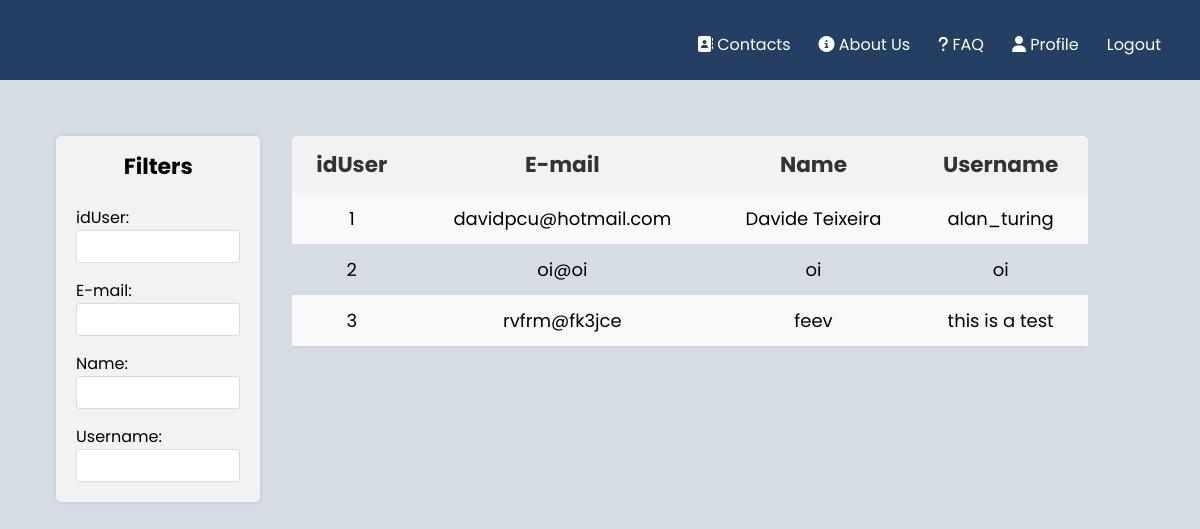
The page /pages/users_all.php (signed in) on the database as committed earlier.
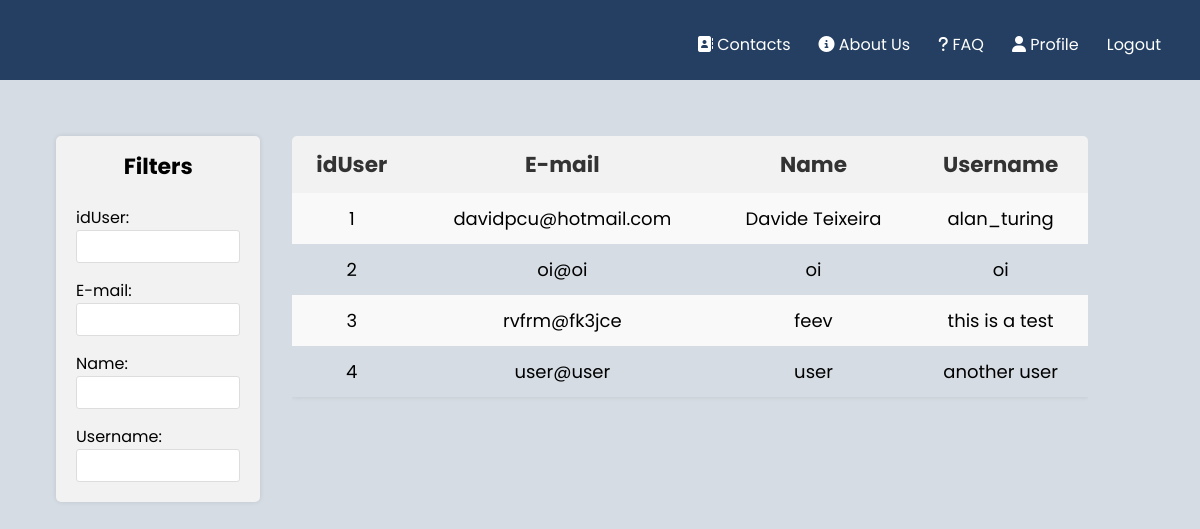
The same page on the database as committed later.
### tables this page shows
CREATE TABLE users(
    idUser integer primary key AUTOINCREMENT,
    email text UNIQUE,
    name text NOT NULL,
    username text UNIQUE NOT NULL,
    password text NOT NULL
);

### pages/users_all.php (called while the page is built, shortened)
<?php
    require_once(__DIR__ . '/../database/connection.db.php');
    include '../database/user.class.php';
    include '../utils/session.php';
    include '../templates/tickets.tpl.php';
    include '../templates/users_all.tpl.php';
    $session = new Session();
    $db = getDatabaseConnection();
    $user = User::getUserWithId($db, $session->getID());
    $users = User::getAllUsers($db);
    drawTicketsHeader($session);
    drawUsersAll($users);
?>

### utils/session.php (called while the page is built, shortened)
<?php
class Session{
      public function isLoggedIn() : bool {
        return isset($_SESSION['id']);
      }
      public function getID() : ?int {
        return isset($_SESSION['id']) ? $_SESSION['id'] : null;
      }
}
?>

### database/user.class.php (called while the page is built, shortened)
<?php
     class User{
        public function __construct(int $id, string $email, string $name, string $username){
            $this->id = $id;
            $this->email = $email;
            $this->name = $name;
            $this->username = $username;
        }
        static function getAllUsers(PDO $db){
            $stmt = $db->prepare('
              SELECT idUser, email, name, username
              FROM users');
            $stmt->execute();
            $ticketRows = $stmt->fetchAll(PDO::FETCH_ASSOC);
            $users = [];
            foreach ($ticketRows as $row){
                $user = new User(
                $row['idUser'],
                $row['email'],
                $row['name'],
                $row['username']);
                array_push($users, $user);
            }
            return $users;
        }
        static function getUserWithID(PDO $db, int $id) : ?User {
            $stmt = $db->prepare('
                SELECT u.idUser, u.email, u.name, u.username
                FROM users u JOIN admins a ON u.idUser = a.idAdmin
                WHERE u.idUser = ?');
            $stmt->execute(array($id));
            $row = $stmt->fetch(PDO::FETCH_ASSOC);
            if ($row !== false) {
                return new Admin($row['idUser'], $row['email'], $row['name'], $row['username']);
            }
            return null;
            }
     }
?>

### templates/users_all.tpl.php (the view, shortened to what this page needs)
<?php function drawUsersAll($users) { ?>
<main class="tab">
            <section class="sidebar">
                <h3>Filters</h3>
                <label for="isUserFilter">idUser:</label>
                <input type="text" id="idUserFilter">
                <br>
                <label for="emailFilter">E-mail:</label>
                <input type="text" id="emailFilter">
                <br>
                <label for="nameFilter">Name:</label>
                <input type="text" id="nameFilter">
                <br>
                <label for="usernameFilter">Username:</label>
                <input type="text" id="usernameFilter">
            </section>
        <section class="table-container">
            <table id="filter">
                    <th>idUser</th>
                    <th>E-mail</th>
                    <th>Name</th>
                    <th>Username</th>
                <?php
                    foreach($users as $user)
                        drawUserAll($user);
                ?>
            </table>
        </section>
    </main>
</body>
</html>
<?php } ?>
<?php function drawUserAll($user) { ?>
<tr>
    <td>
        <a href="../pages/profile_foreign.php?user=<?php echo urlencode($user->id) ?>">
            <?php echo $user->id ?> </a>
    </td>
    <td><?php echo $user->email ?></td>
    <td><?php echo $user->name ?></td>
    <td><?php echo $user->username ?></td>
</tr>
<?php } ?>

### templates/tickets.tpl.php (shortened to what this page needs)
<?php function drawTicketsHeader($session, $css = "") { ?>
    <!DOCTYPE html>
    <html lang = "en-Us">
    <head>
        <link href="../css/navLogin_style.css" rel="stylesheet">
        <link href="../css/tickets_style.css" rel="stylesheet">
        <link href="../css/newTicket.css" rel="stylesheet">
        <link href="../css/tickets_all.css" rel="stylesheet">
    </head>
    <body>
        <nav>
        <ul class = "navigation">
                <li class = "nav_elem"><a href = "../pages/contacts.php"><i class="fa-solid fa-address-book"></i> Contacts</a></li>
                <li class = "nav_elem"><a href = "../pages/about_us.php"><i class="fas fa-circle-info"></i> About Us</a></li>
                <li class = "nav_elem"><a href = "../pages/faq.php"><i class="fa-solid fa-question"></i> FAQ</a></li>
                <?php
                if (!$session->isLoggedIn()){
                    echo "<li class = \"nav-elem\"><a href=\"../pages/register.php\">Register</a></li>";
                    echo "<li class = \"nav-elem\"><a href=\"../pages/login.php\">Login</a></li>";
                }
                else{
                    echo "<li class = \"nav-elem\"><a href =\"../pages/profile.php\"><i class=\"fa-solid fa-user\"></i> Profile</a></li>";
                    echo "<form action=\"../actions/action_logout.php\" method=\"post\" class=\"logout\"><a href = \"#\" type=\"submit\" onclick=\"this.parentNode.submit(); return false;\">Logout</a></form>";
                }
                ?>
            </ul>
        </nav>
<?php } ?>

### css/navLogin_style.css (style rules this page uses)
.navigation { position: absolute; top: 16px; right: 25px; display: flex; }
nav a { text-decoration: none; color: white; padding: 14px; }
li { list-style: none; }
nav { background-color: #243f61; background-size: cover; background-position: center; padding: 40px 0px; text-align: center; font-family: 'Poppins'; margin: -8px; position: relative; }

### css/tickets_style.css (style rules this page uses)
body { font-family: 'Poppins'; background-color: #D5DCE3; }

### css/tickets_all.css (style rules this page uses)
body { font-family: 'Poppins'; background-color: #D5DCE3 }
.tab { display: grid; grid-template-columns: 18% 70%; column-gap: 2em; margin-left: 3em; }
.table-container { overflow-x: auto; margin-top: 4em; border-radius: 5px; }
table { width: 100%; white-space: nowrap; }
.sidebar { background-color: #f2f2f2; padding: 20px; border-radius: 5px; box-shadow: 0 0 5px rgba(0, 0, 0, 0.1); margin-bottom: 20px; margin-top: 4em; }
.sidebar h3 { font-size: 22px; margin-top: -6.5px; text-align: center; }
.sidebar label { display: block; margin-top: 15px; }
.sidebar input[type="text"] { width: 100%; padding: 8px; border: 1px solid #ddd; border-radius: 3px; box-sizing: border-box; }
table { border-collapse: collapse; box-shadow: 0 0 5px rgba(0, 0, 0, 0.1); font-size: 18px; }
table th, table td { padding: 12px; text-align: center; }
table th { background-color: #f2f2f2; font-weight: bold; color: #333; font-size: larger; }
table tr:nth-child(even) { background-color: #f9f9f9; }
table td a { text-decoration: none; color: black; }

Rows that differ between the two databases and show on the page:
added users: idUser "4", email "user@user", name "user", username "another user"
